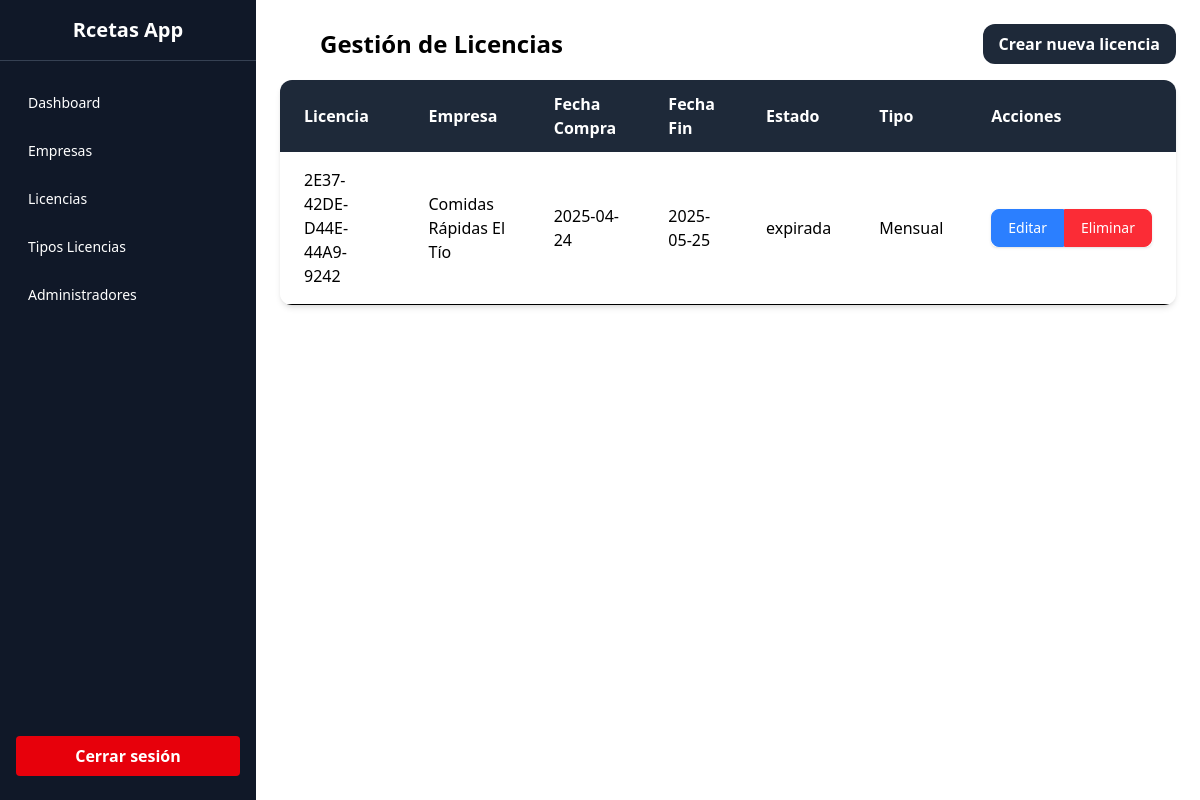
The page /views/superadmin/licencias/index.php on the database its author committed.
### tables this page shows
CREATE TABLE `licencias` (
  `licencia` varchar(255) NOT NULL,
  `nit_empresa` varchar(20) DEFAULT NULL,
  `fecha_compra` date NOT NULL,
  `fecha_fin` date NOT NULL,
  `id_estado` int(11) DEFAULT NULL,
  `id_tipo_licencia` int(11) NOT NULL
);

CREATE TABLE `empresas` (
  `nit` varchar(20) NOT NULL,
  `nombre` varchar(100) NOT NULL,
  `direccion` varchar(150) DEFAULT NULL,
  `telefono` varchar(20) DEFAULT NULL,
  `correo` varchar(100) DEFAULT NULL
);

CREATE TABLE `estados` (
  `id` int(11) NOT NULL,
  `nombre` varchar(50) NOT NULL
);

CREATE TABLE `tipos_licencias` (
  `id` int(11) NOT NULL,
  `nombre` varchar(100) NOT NULL,
  `duracion` int(11) NOT NULL,
  `precio` decimal(10,2) NOT NULL
);

### views/superadmin/licencias/index.php (the view, shortened to what this page needs)
<!DOCTYPE html>
<html lang="es">
<?php include '../../../partials/head.php'; ?>
<body class="flex">
    <?php include '../../../partials/sidebaradm.php'; ?>
    <main class="p-6 w-full md:ml-64">
        <div class="flex justify-between items-center mb-4">
            <h1 class="text-2xl font-bold pl-10">Gestión de Licencias</h1>
            <a href="<?= BASE_URL ?>views/superadmin/licencias/crear.php"
                class="bg-gray-800 hover:bg-gray-900 text-white font-semibold py-2 px-4 rounded-xl transition">
                Crear nueva licencia
            </a>
        </div>
        <div class="overflow-x-auto rounded-xl shadow-md bg-white">
            <table class="min-w-full">
                <thead class="bg-gray-800 text-white text-left">
                    <tr>
                        <th scope="col" class="px-6 py-3">Licencia</th>
                        <th scope="col" class="px-6 py-3">Empresa</th>
                        <th scope="col" class="px-6 py-3">Fecha Compra</th>
                        <th scope="col" class="px-6 py-3">Fecha Fin</th>
                        <th scope="col" class="px-6 py-3">Estado</th>
                        <th scope="col" class="px-6 py-3">Tipo</th>
                        <th scope="col" class="px-6 py-3">Acciones</th>
                    </tr>
                </thead>
                <tbody>
                    <?php
                    $conex = new Database;
                    $pdo = $conex->conectar();
                    $stmt = $pdo->query("SELECT l.licencia, e.nombre AS empresa, l.fecha_compra, l.fecha_fin, es.nombre AS estado, t.nombre AS tipo
                               FROM licencias l
                               LEFT JOIN empresas e ON l.nit_empresa = e.nit
                               LEFT JOIN estados es ON l.id_estado = es.id
                               LEFT JOIN tipos_licencias t ON l.id_tipo_licencia = t.id");
                    while ($licencia = $stmt->fetch(PDO::FETCH_ASSOC)) {
                    ?>
                        <tr class="bg-white border-b hover:bg-gray-50">
                            <td class="px-6 py-4"><?= htmlspecialchars($licencia['licencia']) ?></td>
                            <td class="px-6 py-4"><?= htmlspecialchars($licencia['empresa']) ?></td>
                            <td class="px-6 py-4"><?= htmlspecialchars($licencia['fecha_compra']) ?></td>
                            <td class="px-6 py-4"><?= htmlspecialchars($licencia['fecha_fin']) ?></td>
                            <td class="px-6 py-4"><?= htmlspecialchars($licencia['estado']) ?></td>
                            <td class="px-6 py-4"><?= htmlspecialchars($licencia['tipo']) ?></td>
                            <td class="px-6 py-4 whitespace-nowrap">
                                <div class="inline-flex rounded-md shadow-sm" role="group">
                                    <a href="<?= BASE_URL ?>views/superadmin/licencias/editar.php?id=<?= urlencode($licencia['licencia']) ?>"
                                        class="px-4 py-2 text-sm font-medium text-white bg-blue-500 border border-blue-500 rounded-l-lg hover:bg-blue-600 focus:z-10 focus:ring-2 focus:ring-blue-500 focus:outline-none">
                                        Editar
                                    </a>
                                    <form action="<?= BASE_URL ?>views/superadmin/licencias/eliminar.php" method="POST" class="inline">
                                        <button type="submit"
                                            class="px-4 py-2 text-sm font-medium text-white bg-red-500 border border-red-500 rounded-r-lg hover:bg-red-600 focus:z-10 focus:ring-2 focus:ring-red-500 focus:outline-none">
                                            Eliminar
                                        </button>
                                    </form>
                                </div>
                            </td>
                        </tr>
                    <?php } ?>
                </tbody>
            </table>
        </div>
    </main>
</body>
</html>

### rows shown on the page
licencias: licencia "2E37-42DE-D44E-44A9-9242", nit_empresa.nombre "Comidas Rápidas El Tío", fecha_compra "2025-04-24", fecha_fin "2025-05-25", id_estado.nombre "expirada", id_tipo_licencia.nombre "Mensual"
